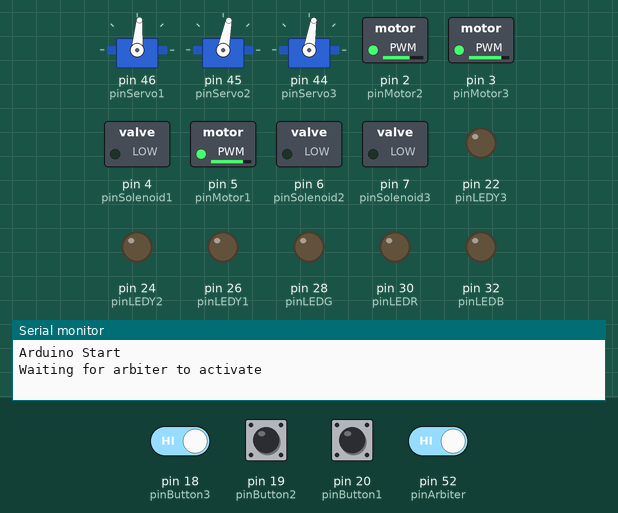
This sketch was run on a simulated Arduino Mega 2560, built with avr-gcc and run on an emulated ATmega2560. Parts: 3 × servo, switched loads named in the sketch (green lamp = pin HIGH), output pins drawn as LEDs (lit = HIGH), the last lines printed to the serial monitor. The inputs (shaded band) are chosen by the test bench; at power-on: pin 18 (pinButton3), pin 19 (pinButton2), pin 20 (pinButton1), pin 52 (pinArbiter) HIGH.

Above: at 4.0 s.
4.1 s: pin 18 (pinButton3) driven LOW and pin 52 (pinArbiter) driven LOW
At 4.8 s:
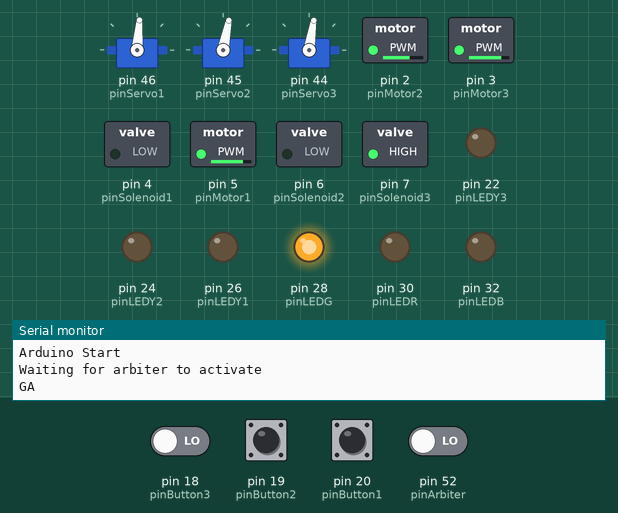
5.6 s: pin 18 (pinButton3) driven HIGH
At 6.6 s:
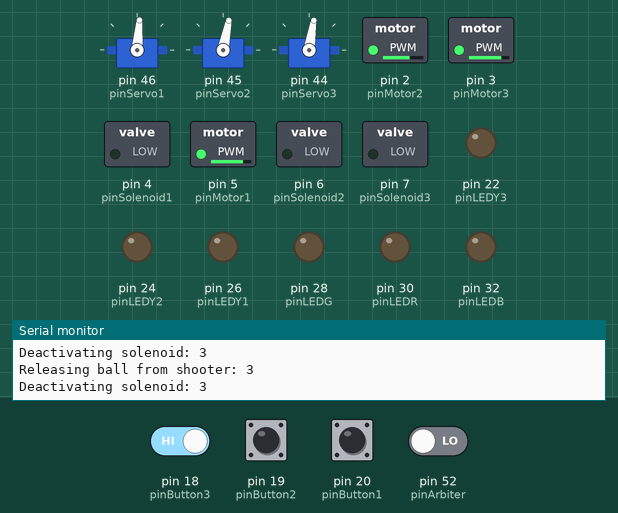
7.1 s: pin 19 (pinButton2) pulled LOW for 1 s
At 7.9 s:
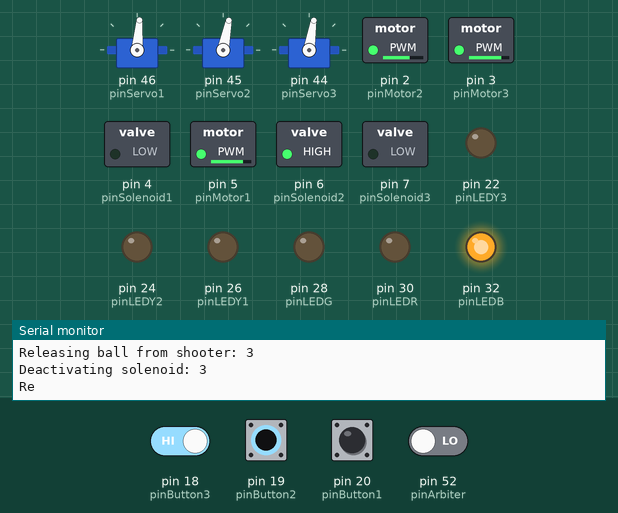
9.6 s: pin 20 (pinButton1) pulled LOW for 0.15 s
At 9.68 s:
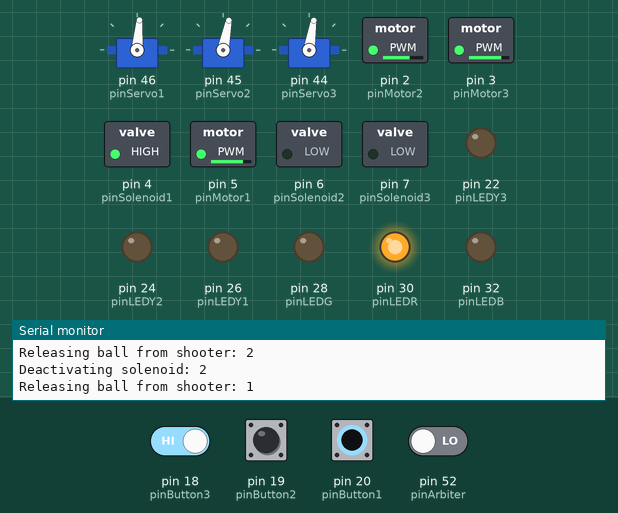
11.2 s: pin 18 (pinButton3) driven LOW
At 12.2 s:
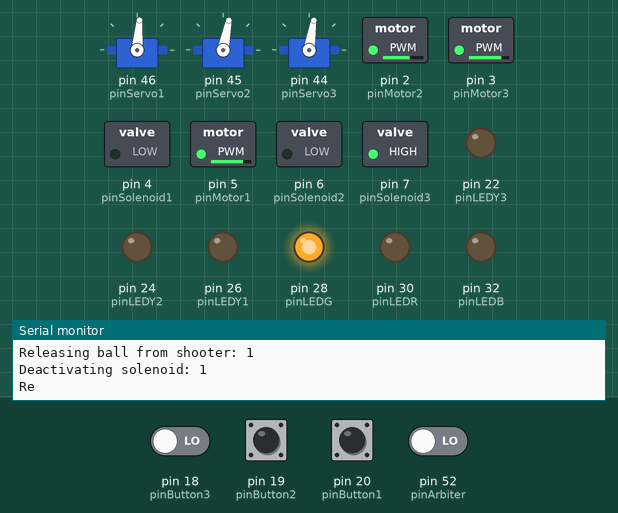
Timing chart, 0 to 13.7 s (numbered marks = the images above; inputs shaded):
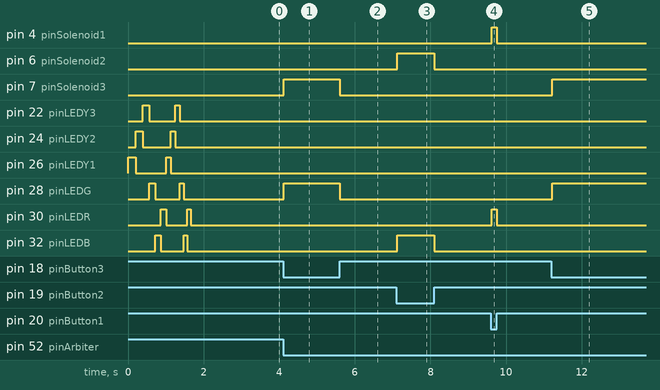

Measured:
- after the input at 4.1 s, pin 7 (pinSolenoid3), pin 28 (pinLEDG): LOW → HIGH at once
- after the input at 5.6 s, pin 7 (pinSolenoid3), pin 28 (pinLEDG): HIGH → LOW at once
- after the input at 7.1 s, pin 6 (pinSolenoid2), pin 32 (pinLEDB): LOW → HIGH at once, → LOW 0.98 s later
- after the input at 9.6 s, pin 4 (pinSolenoid1), pin 30 (pinLEDR): LOW → HIGH at once, → LOW 0.13 s later
- after the input at 11.2 s, pin 7 (pinSolenoid3), pin 28 (pinLEDG): LOW → HIGH at once

The sketch:

Crossfire_Program.ino
```cpp
//ENGR 421 Team 4
//2013

//Written by Dean Reading


/*******************************************************************************************/
// Changelog
/*******************************************************************************************
 * Version control can now be handled by GitHub...
 *
 * Version 0.2
 * Included a timeout when waiting for a character.
 * Added the sendMessage function to communicate with laptop.
 * Added in error messages for invalid command IDs, shooter numbers and angles.
 * Added in lower and upper limits to the angles that can be used.
 *
 *
 * Version 0.1
 * Includes command receiving and execution, with 'Aim' and 'Shoot' commands.
 * <angle> input is a byte that should range from 0 to 180, with 90 being pointing forward.
 * All DC motor pins are set up and PWM is created.
 * setShooterAngle, releaseBall and checkSolenoids functions are included.
 * 'GO' & 0x80 is sent to indicate game start.
 *
 *
 */

/*
▀▀▀▀▀▀▀▀▀▀▀▀▀▀▀▀▀▀▀▀▀▀▀▀▀▀▀▀▀▀▀▀▀▀▀▀▀▀▀▀▀▀▀▀▀▀▀▀▀▀▀▀▀▀
 ▀▀▀▀▀▀▀▀▀▀▀▀▀▀▀▀▀▀▀▀▀▀▀▀▀▀▀▀▀▀▀▀▀▀▀▀▀▀▀▀▀▀▀▀▀▀▀▀▀▀▀▀▀▀
 // Pre-Start
 ▀▀▀▀▀▀▀▀▀▀▀▀▀▀▀▀▀▀▀▀▀▀▀▀▀▀▀▀▀▀▀▀▀▀▀▀▀▀▀▀▀▀▀▀▀▀▀▀▀▀▀▀▀▀
 ▀▀▀▀▀▀▀▀▀▀▀▀▀▀▀▀▀▀▀▀▀▀▀▀▀▀▀▀▀▀▀▀▀▀▀▀▀▀▀▀▀▀▀▀▀▀▀▀▀▀▀▀▀▀
 */


// Pins
/*******************************************************************************************/
//Motors
#define pinMotor1 5
#define pinMotor2 2
#define pinMotor3 3

#define pinServo1 46
#define pinServo2 45
#define pinServo3 44

#define pinSolenoid1 4
#define pinSolenoid2 6
#define pinSolenoid3 7

//Interface Panel
#define pinPot A0

#define pinLEDY1 26
#define pinLEDY2 24
#define pinLEDY3 22

#define pinLEDR 30
#define pinLEDB 32
#define pinLEDG 28

#define pinButton1 20
#define pinButton2 19
#define pinButton3 18

#define pinConfig1 17
#define pinConfig2 21

//Arbiter
#define pinArbiter 52

// Programmable Parameters
/*******************************************************************************************/
#define DEBUG 1 //Defining DEBUG turns ON debugging messages

#define killMsgSend 1 //Prevents the arduino from sending the functional messages to the laptop

#define commsTimeout 200 //The maximum time that a received serial command can take, in mS

#define ballReleaseTime1 30 //The time that the solenoid needs to be activated for to release a ball, in mS
#define ballReleaseTime2 24
#define ballReleaseTime3 22

//#define ballReleaseInt floor((ballReleaseTime1*125)/8) //The number of 64uS needed to get to ballReleaseTime


#define angleLowest 65 //The minimum allowable angle
#define angleHighest 115 //The maximum allowable angle

#define motorLevel1 202 //PWM levls for the motors
#define motorLevel2 169
#define motorLevel3 206

#define offset1 -5 //offset angles for each servo
#define offset2 -11
#define offset3 -9

// Libraries & Objects
/*******************************************************************************************/
#include <Servo.h>
Servo servo1; //Declare 3 instances of servo objects
Servo servo2;
Servo servo3;

//Function Prototypes
void sendMessage (byte CMD,byte in1 = 255, byte in2 = 255, byte in3 = 255);

// Constants
/*******************************************************************************************/
byte commandLength[255]; //The number of data bytes for each command type for serial comms
const byte solenoidPins[] = {
  0,pinSolenoid1,pinSolenoid2,pinSolenoid3}; //A map for the solenoid pins
const byte motorPins[] = {
  0,pinMotor1,pinMotor2,pinMotor3}; //A map for the solenoid pins
const byte ledPinsY[] = {
  0,pinLEDY1,pinLEDY2,pinLEDY3}; //A map for the yellow LEDs
const byte ledPins[] = {
  0,pinLEDR,pinLEDB,pinLEDG}; //A map for the R B and G LEDs
const byte buttonPins[] = {
  0,pinButton1,pinButton2,pinButton3}; //A map for the three momentary buttons

const byte OCIE4[] = {
  0, OCIE4A, OCIE4B, OCIE4C}; //A map for the locations of the output compare interrupt enable bit locations
volatile byte *ptrOCR4H[] = {
  0, &OCR4AH, &OCR4BH, &OCR4CH}; //Maps for the locations of the high and low output compare value byte locations
volatile byte *ptrOCR4L[] = {
  0, &OCR4AL, &OCR4BL, &OCR4CL};
volatile boolean buttonPressed[] = {
  0, 0, 0, 0};
unsigned long lastButtonPress; //Saves the last time that a button was pressed

const byte motorLevel[] = {
  0,motorLevel1,motorLevel2,motorLevel3}; //Individual PWM signal levels for each motor
#define mStoInt(x) ((unsigned int) floor((x*125)/8)) //The number of 64uS needed to get to ballReleaseTime
const unsigned int ballReleaseInt[] = {
  0, mStoInt(ballReleaseTime1), mStoInt(ballReleaseTime2), mStoInt(ballReleaseTime3)};
char offset[] = {
  0,offset1,offset2,offset3}; //servo offsets


// Global Variables
/*******************************************************************************************/
byte commandID=0;
byte bytesRemaining; //
char buffer[5];
unsigned long timer; //A multi-purpose timer

unsigned long ballReleaseTimer[4]; //Saves when the last ball was released.
boolean ballReleasing[] = {
  0,0,0,0}; //Indicates whether we are in the process of releasing a ball

/*
▀▀▀▀▀▀▀▀▀▀▀▀▀▀▀▀▀▀▀▀▀▀▀▀▀▀▀▀▀▀▀▀▀▀▀▀▀▀▀▀▀▀▀▀▀▀▀▀▀▀▀▀▀▀
 ▀▀▀▀▀▀▀▀▀▀▀▀▀▀▀▀▀▀▀▀▀▀▀▀▀▀▀▀▀▀▀▀▀▀▀▀▀▀▀▀▀▀▀▀▀▀▀▀▀▀▀▀▀▀
 // Setup
 ▀▀▀▀▀▀▀▀▀▀▀▀▀▀▀▀▀▀▀▀▀▀▀▀▀▀▀▀▀▀▀▀▀▀▀▀▀▀▀▀▀▀▀▀▀▀▀▀▀▀▀▀▀▀
 ▀▀▀▀▀▀▀▀▀▀▀▀▀▀▀▀▀▀▀▀▀▀▀▀▀▀▀▀▀▀▀▀▀▀▀▀▀▀▀▀▀▀▀▀▀▀▀▀▀▀▀▀▀▀
 */
void setup(){

  // Constants
  /*******************************************************************************************/
  commandLength[1]=2;
  commandLength[2]=1;
  commandLength[3]=2;

  commandLength[0x80]=0;
  commandLength[0x81]=0;
  commandLength[0xE0]=1;
  commandLength[0xE1]=1;
  commandLength[0xE2]=2;

  // Timer Setup
  /*******************************************************************************************/
  //Set timer 4 to Normal mode, clock prescaler of 1024, other parameters
  TCCR4A = B00000000;
  TCCR4B = B00000101;
  interrupts(); //Enable interrupts
  //NOTE: This must be run BEFORE using delaying commangs.  If this is run after a certain
  //amount of time, the interrupts don't function correctly.

  // Pin Modes and Setup
  /*******************************************************************************************/
  for (byte i=1;i<4;i++){
    pinMode(motorPins[i],OUTPUT);
    pinMode(solenoidPins[i],OUTPUT);

    analogWrite(motorPins[i],motorLevel[i]); //Set the PWM signal for the motor
    digitalWrite(solenoidPins[i],LOW); //Ensure the solenoid is low

    pinMode(ledPins[i],OUTPUT); //Set the LED pins as outputs
    pinMode(ledPinsY[i],OUTPUT);
    pinMode(buttonPins[i],INPUT_PULLUP); //Set the button pins as inputs pulled high
  }

  //Set the config switch pins as inputs pulled high
  pinMode(pinConfig1,INPUT_PULLUP);
  pinMode(pinConfig2,INPUT_PULLUP);
  pinMode(pinArbiter,INPUT_PULLUP);

  // Button Interrupts
  /*******************************************************************************************/
  attachInterrupt(3,ISR_B1,LOW); //Pin 20
  attachInterrupt(4,ISR_B2,LOW); //Pin 19
  attachInterrupt(5,ISR_B3,LOW); //Pin 18

  // Other Setup Code
  /*******************************************************************************************/
  Serial.begin(9600);
  Serial.setTimeout(commsTimeout);
#if DEBUG==1
  Serial.println("Arduino Start");
#endif


  //Attach the servo objects
  servo1.attach(pinServo1,429,2571); //Include the maximum and minimum pulse widths.
  servo2.attach(pinServo2,429,2571);
  servo3.attach(pinServo3,429,2571);

  //Run a test pattern on the LEDs
  float num = 200; //mS
  for (byte i=0;i<2;i++){
    for (byte j=1;j<4;j++){
      digitalWrite(ledPinsY[j],HIGH);
      delay(num);
      num=num*0.93;
      digitalWrite(ledPinsY[j],LOW);
    }
    for (byte j=3;j>0;j--){
      digitalWrite(ledPins[j],HIGH);
      delay(num);
      num=num*0.93;
      digitalWrite(ledPins[j],LOW);
    }
  }

/*
  //Run a servo test - NOT  YET READY
   for (byte i=0;i<1;i++){
   for (byte j=angleLowest; j<=angleHighest; j++) {
   servo1.write(j++offset1);
   servo2.write(j++offset2);
   servo3.write(j++offset3);
   delay(20);
   }
   for (byte j=angleHighest; j>=angleLowest; j--) {
   servo1.write(j++offset1);
   servo2.write(j++offset2);
   servo3.write(j++offset3);
   delay(20);
   }
   }
*/

   /*
  for (byte i=0;i<3;i++){
    byte j=angleLowest;
        servo3.write(j);
    servo1.write(j);
    servo2.write(j);

    delay(600);
    j=angleHighest;
        servo3.write(j);
    servo1.write(j);
    servo2.write(j);

    delay(1000);
  }
*/

  //Set all servos to 90 degrees
  servo1.write(90+offset[1]);
  servo2.write(90+offset[2]);
  servo3.write(90+offset[3]);

  //Wait until 'Game Start' signal is sent from the arbiter
#if DEBUG==1
  Serial.println("Waiting for arbiter to activate");
#endif
  while(digitalRead(pinArbiter)==HIGH){  //Wait until the pin goes low
    while (Serial.available()) {
      Serial.read(); //Clear any serial characters.
    }
  }
  //Send 'Game Start' message to laptop
  sendMessage(0x80);
#if DEBUG==1
  Serial.println("GAME START received");
#endif

}


/*
▀▀▀▀▀▀▀▀▀▀▀▀▀▀▀▀▀▀▀▀▀▀▀▀▀▀▀▀▀▀▀▀▀▀▀▀▀▀▀▀▀▀▀▀▀▀▀▀▀▀▀▀▀▀▀
 ▀▀▀▀▀▀▀▀▀▀▀▀▀▀▀▀▀▀▀▀▀▀▀▀▀▀▀▀▀▀▀▀▀▀▀▀▀▀▀▀▀▀▀▀▀▀▀▀▀▀▀▀▀▀
 // Loop
 ▀▀▀▀▀▀▀▀▀▀▀▀▀▀▀▀▀▀▀▀▀▀▀▀▀▀▀▀▀▀▀▀▀▀▀▀▀▀▀▀▀▀▀▀▀▀▀▀▀▀▀▀▀▀
 ▀▀▀▀▀▀▀▀▀▀▀▀▀▀▀▀▀▀▀▀▀▀▀▀▀▀▀▀▀▀▀▀▀▀▀▀▀▀▀▀▀▀▀▀▀▀▀▀▀▀▀▀▀▀
 */
void loop(){
  checkSerial(); //Check for incoming commands, and execute them


  checkButtons();


  //Check if the arbiter has signalled that the game is over
  if(digitalRead(pinArbiter)==HIGH){
    sendMessage(0x81);
#if DEBUG==1
    Serial.println("GAME STOP received");
#endif
    while(digitalRead(pinArbiter)==HIGH){
      while (Serial.available()) {
        Serial.read(); //Clear any serial characters.
      }
    } //Wait until the pin goes low
    sendMessage(0x80);
#if DEBUG==1
    Serial.println("GAME START received");
#endif
  }

}

/*▀▀▀▀▀▀▀▀▀▀▀▀▀▀▀▀▀▀▀▀▀▀▀▀▀▀▀▀▀▀▀▀▀▀▀▀▀▀▀▀▀▀▀▀▀▀▀▀▀▀▀▀▀
/*checkButtons
/*******************************************************************************************/
void checkButtons(){
  for (byte i=1; i<4; i++) {
    if (buttonPressed[i]==1) {
      buttonPressed[i]=0;
      //Only accept the button press if there hasn't been one in the last 100mS
      if ((millis()-lastButtonPress)>100){
        lastButtonPress=millis();
        //Perform Action Here
        releaseBall(i);
      }
    }
  }
}
/*▀▀▀▀▀▀▀▀▀▀▀▀▀▀▀▀▀▀▀▀▀▀▀▀▀▀▀▀▀▀▀▀▀▀▀▀▀▀▀▀▀▀▀▀▀▀▀▀▀▀▀▀▀
/*checkSerial
/*******************************************************************************************/
void checkSerial(){
  if (Serial.available()) {
    //Search for the initization sequence
    if (Serial.read()=='G'){
      timer=millis()+commsTimeout;
      while (!Serial.available()){ //Wait until another character is available
        if (millis()>timer) { //Exit the loop if we don't receive another character
          break;
        }
      }
      if (Serial.peek()=='O'){
        Serial.read(); //Remove the 'O' from the serial buffer.
        //Initialization Sequence detected!

#if DEBUG==1
        Serial.println("'G O' found!");
#endif

        timer=millis()+commsTimeout;
        while (!Serial.available()){ //Wait until another character is available
          if (millis()>timer) { //Exit the loop if we don't receive another character
            break;
          }
        }
        commandID=Serial.read(); //This byte is the command ID

        //Now, read the required number of data bytes into the array 'buffer'
        Serial.readBytes(buffer,commandLength[commandID]);

        //Execute the command
        executeCommand();
      }
    }
  }
}


/*▀▀▀▀▀▀▀▀▀▀▀▀▀▀▀▀▀▀▀▀▀▀▀▀▀▀▀▀▀▀▀▀▀▀▀▀▀▀▀▀▀▀▀▀▀▀▀▀▀▀▀▀▀
/*executeCommand
/*******************************************************************************************/
//This function executes whatever the necessary action is, as told by the command and data
//received through serial comms
void executeCommand(){
  switch (commandID){
  case 1:
    //Aim shooter <db1> to angle defined by <db2>
    setShooterAngle(buffer[0],(byte) buffer[1]);
    break;
  case 2:
    //Release a ball on shooter <db1>
    releaseBall(buffer[0]);
    break;
  case 3:
    //Change servo angle offset
    offset[buffer[0]]=(char) buffer[1]; //Changed to a signed byte
  default:
#if DEBUG==1
    Serial.print("Unrecognized command ID: ");
    Serial.println(commandID);
#endif
    //Send error feedback to laptop
    sendMessage(0xE0,commandID);
    digitalWrite(ledPinsY[1],HIGH); //Light up the error LED
  }
}

/*▀▀▀▀▀▀▀▀▀▀▀▀▀▀▀▀▀▀▀▀▀▀▀▀▀▀▀▀▀▀▀▀▀▀▀▀▀▀▀▀▀▀▀▀▀▀▀▀▀▀▀▀▀
/*setShooterAngle
/*******************************************************************************************/
//This function changes the servo signal for shooter <shooterNum> to the angle defined by
// <angle>.  <angle> is a byte that ranges from 180, which maps from 900 to 2100 mS.
void setShooterAngle(byte shooterNum, byte angle){

  //  unsigned int output =   (((unsigned int) angle-1)*137)/29+900; // 137/29 = 4.724 = 1200/254, the scaling factor to get to uS

#if DEBUG==1
  Serial.print("Setting shooter ");
  Serial.print(shooterNum);
  Serial.print(" to ");
  Serial.println(angle);
#endif


  //Set the servo output.  Use a switch statement to use the correct servo object.
  if (angle<angleLowest || angle>angleHighest) {
    //The angle is invalid! Don't move the shooter, and send error feedback
    sendMessage(0xE2,shooterNum,angle);
    digitalWrite(ledPinsY[3],HIGH); //Light up the error LED
  }
  else{
    //Apply the angle offset
    angle += offset[shooterNum];
    switch (shooterNum) {
    case 1:
      servo1.write(angle);
      break;
    case 2:
      servo2.write(angle);
      break;
    case 3:
      servo1.write(angle);
      break;
    default:
#if DEBUG==1
      Serial.print("Unrecognized shooter Num: ");
      Serial.println(shooterNum);
#endif
      //Send unrecognized shooter num feedback to laptop
      sendMessage(0xE1,shooterNum);
      digitalWrite(ledPinsY[2],HIGH); //Light up the error LED
    }
  }
}

/*▀▀▀▀▀▀▀▀▀▀▀▀▀▀▀▀▀▀▀▀▀▀▀▀▀▀▀▀▀▀▀▀▀▀▀▀▀▀▀▀▀▀▀▀▀▀▀▀▀▀▀▀▀
/*releaseBall
/*******************************************************************************************/
//This function releases one BB (hopefully) from shooter <shooterNum>
void releaseBall(byte shooterNum) {

#if DEBUG==1
  Serial.print("Releasing ball from shooter: ");
  Serial.println(shooterNum);
#endif
  if (shooterNum<1 || shooterNum>3) { //Check that the shooter number is valid
#if DEBUG==1
    Serial.print("Unrecognized shooter Num: ");
    Serial.println(shooterNum);
#endif
    //Send unrecognized shooter num feedback to laptop
    sendMessage(0xE1,shooterNum);
  }
  else {
    digitalWrite(solenoidPins[shooterNum],HIGH); //Activate the solenoid: open the passage
    digitalWrite(ledPins[shooterNum],HIGH); //Turn on the respective LED

    //With interrupts, set the timed interrupt
    timedInterrupt(shooterNum, ballReleaseInt[shooterNum]); //Should be 547 for 35mS
  }
}


/*▀▀▀▀▀▀▀▀▀▀▀▀▀▀▀▀▀▀▀▀▀▀▀▀▀▀▀▀▀▀▀▀▀▀▀▀▀▀▀▀▀▀▀▀▀▀▀▀▀▀▀▀▀
/*timedInterrupt
/*******************************************************************************************/
//timerNum tells whether to use Output Compare A, B or C (for shooters 1, 2 or 3)
//time tells the amount of time to set it for, in multiples of 62 uS. 547 gives 35mS.
void timedInterrupt(byte timerNum, unsigned int time){

  //Grab the current count from the timer
  unsigned int count = TCNT4L; //Read the low byte first;
  count += TCNT4H*256;
  //Add the time we wish to find

  count += time; //Set the the value entered

  //Set the value of count into the output compare registers
  *ptrOCR4H[timerNum] = count>>8; //High byte first
  *ptrOCR4L[timerNum] = count; //The low byte

  //Turn on interrupts for output compare on the required timer
  TIMSK4 |= _BV(OCIE4[timerNum]);

}

/*▀▀▀▀▀▀▀▀▀▀▀▀▀▀▀▀▀▀▀▀▀▀▀▀▀▀▀▀▀▀▀▀▀▀▀▀▀▀▀▀▀▀▀▀▀▀▀▀▀▀▀▀▀
/*sendMessage
/*******************************************************************************************/
//This function sends commands to the laptop.  It has optional inputs.
void sendMessage (byte CMD,byte in1, byte in2, byte in3) {
#if killMsgSend==0
  Serial.print("GO");
  if (commandLength[CMD]>0){
    Serial.print(in1);
    if (commandLength[CMD]>1){
      Serial.print(in2);
      if (commandLength[CMD]>2){
        Serial.print(in3);
      }
    }
  }
  Serial.println(); //Print a new line character
#endif
}

/*▀▀▀▀▀▀▀▀▀▀▀▀▀▀▀▀▀▀▀▀▀▀▀▀▀▀▀▀▀▀▀▀▀▀▀▀▀▀▀▀▀▀▀▀▀▀▀▀▀▀▀▀▀
/*Timer Interrupt Service Routines
/*******************************************************************************************/
ISR(TIMER4_COMPA_vect){
  //Turn off the interrupts
  TIMSK4 &= 255 - _BV(OCIE4A);

  digitalWrite(solenoidPins[1],LOW); //Deactivate the solenoid: close the BB passage
  digitalWrite(ledPins[1],LOW); //Turn off the respective LED
#if DEBUG==1
  Serial.println("Deactivating solenoid: 1");
#endif
}

ISR(TIMER4_COMPB_vect){
  //Turn off the interrupts
  TIMSK4 &= 255 - _BV(OCIE4B);

  digitalWrite(solenoidPins[2],LOW); //Deactivate the solenoid: close the BB passage
  digitalWrite(ledPins[2],LOW); //Turn off the respective LED
#if DEBUG==1
  Serial.println("Deactivating solenoid: 2");
#endif
}

ISR(TIMER4_COMPC_vect){
  //Turn off the interrupts
  TIMSK4 &= 255 - _BV(OCIE4C);

  digitalWrite(solenoidPins[3],LOW); //Deactivate the solenoid: close the BB passage
  digitalWrite(ledPins[3],LOW); //Turn off the respective LED
#if DEBUG==1
  Serial.println("Deactivating solenoid: 3");
#endif
}


/*▀▀▀▀▀▀▀▀▀▀▀▀▀▀▀▀▀▀▀▀▀▀▀▀▀▀▀▀▀▀▀▀▀▀▀▀▀▀▀▀▀▀▀▀▀▀▀▀▀▀▀▀▀
/*Button Interrupt Service Routines
/*******************************************************************************************/
void ISR_B1(){
  buttonPressed[1]=1;
}

void ISR_B2(){
  buttonPressed[2]=1;
}

void ISR_B3(){
  buttonPressed[3]=1;
}
```
